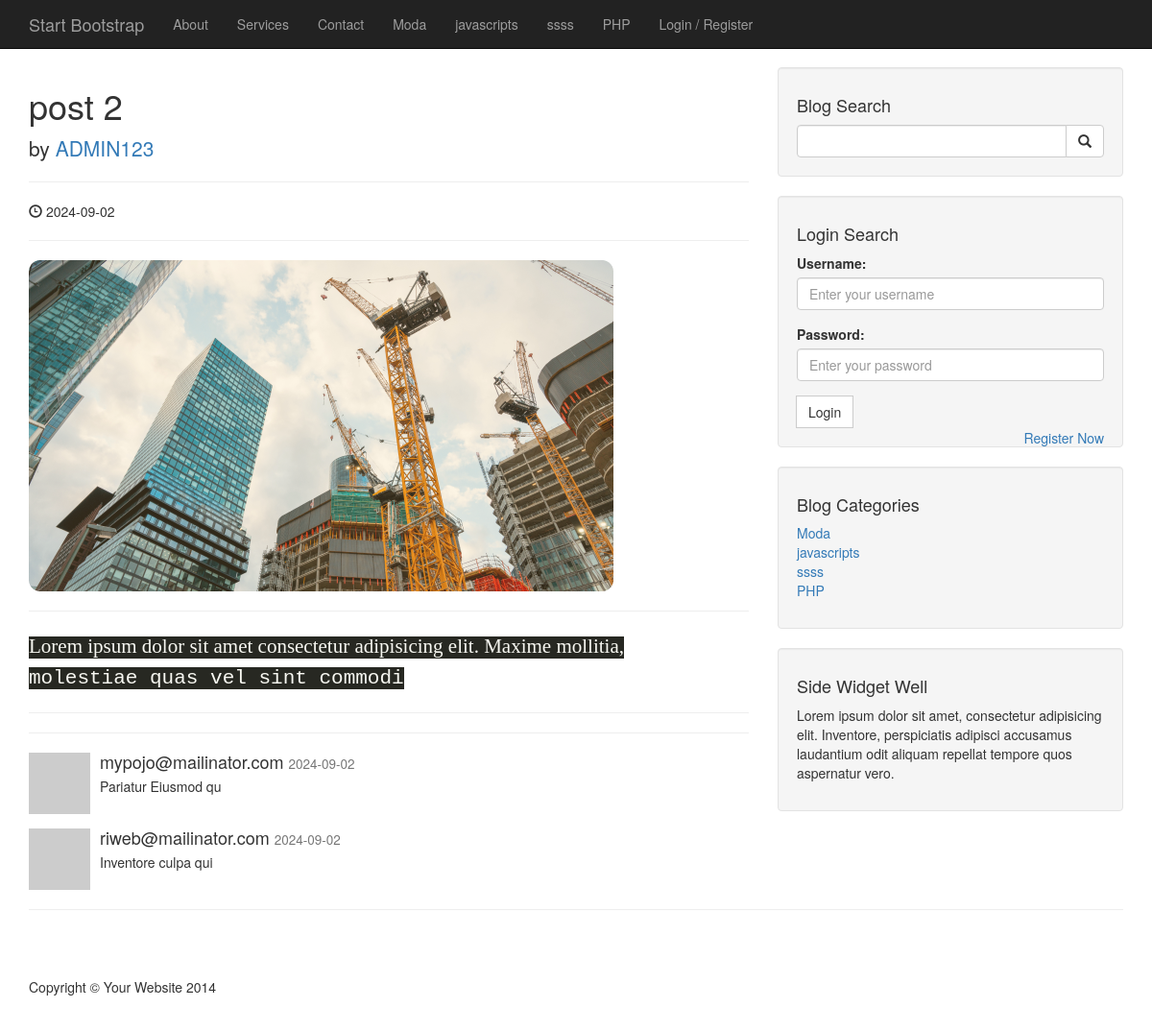
The app's page /post.php?post_id=9 with its own data.
### tables this page shows
CREATE TABLE `category` (
  `cat_id` int(11) NOT NULL,
  `cat_title` varchar(255) NOT NULL
);

CREATE TABLE `posts` (
  `post_id` int(3) NOT NULL,
  `post_cat_id` int(3) NOT NULL,
  `post_title` varchar(225) NOT NULL,
  `post_author` varchar(225) NOT NULL,
  `post_user` varchar(225) NOT NULL,
  `post_date` date NOT NULL,
  `post_image` text NOT NULL,
  `post_content` text NOT NULL,
  `post_tags` varchar(225) NOT NULL,
  `post_comment_count` int(11) NOT NULL,
  `post_status` varchar(225) NOT NULL DEFAULT 'draft',
  `post_views_count` int(11) NOT NULL
);

CREATE TABLE `comments` (
  `comment_id` int(3) NOT NULL,
  `comment_post_id` varchar(3) NOT NULL,
  `comment_author` varchar(255) NOT NULL,
  `comment_email` varchar(225) NOT NULL,
  `comment_content` text NOT NULL,
  `comment_status` varchar(225) NOT NULL,
  `comment_date` date NOT NULL
);

### includes/db.php (called while the page is built, shortened)
<?php
$connection =   mysqli_connect( DB_HOST , DB_USER , DB_PASSWORD , DB_NAME ); ;
$query = "SELECT * FROM category ";
$select_all_categories = mysqli_query($connection , $query);
$query = "SELECT * FROM category ";
$select_all_categories_sidbar = mysqli_query($connection , $query);
?>

### post.php (the view, shortened to what this page needs)
<?php
include('includes/header.php') ;
?>
<div class="container">
    <div class="row">
        <?php
if (isset($_GET['post_id'])) :
    $post_id = $_GET['post_id'];
    $query = "SELECT * FROM posts WHERE post_id = {$post_id}";
    $result = mysqli_query($connection, $query);
    if ($post_data = mysqli_fetch_assoc($result)):
?>
        <div class="col-lg-8">
            <h1><?php echo $post_data['post_title']; ?></h1>
            <p class="lead">
                by
                <a
                    href="author.php?post_author=<?= urlencode($post_data['post_author']) ?>&post_id=<?= urlencode($post_data['post_id']) ?>">
                    <?= htmlspecialchars($post_data['post_author']) ?>
                </a>
            </p>
            <hr>
            <p><span class="glyphicon glyphicon-time"></span> <?php  echo $post_data['post_date'];?></p>
            <hr>
            <img class="img-responsive" src="images/<?= $post_data['post_image'] ?>" alt=" post image">
            <hr>
            <p class="lead"><?php echo $post_data['post_content']; ?></p>
            <hr>
            <hr>
            <?php showCommentPost($post_data['post_id']) ;                                                                                                                                                                                                                                                                                                                                                                                                                                                                                                                                                                                                                                                                                                                                                                                                                                                                                                                                                                                                                                                                                 ?>
        </div>
        <?php
    endif;
endif;
    ?>
        <?php include('includes/sidebar.php') ; ?>
    </div>
    <hr>
</div>
<?php   include 'includes/footer.php';
?>

### includes/header.php (shortened to what this page needs)
<?php
include 'includes/db.php';
include 'includes/functions.php';
?>
<!DOCTYPE html>
<html lang="en">
<head>
    <link href="css/bootstrap.min.css" rel="stylesheet">
    <link href="css/blog-home.css" rel="stylesheet">
</head>
<body>
    <nav class="navbar navbar-inverse navbar-fixed-top" role="navigation">
        <div class="container">
            <div class="navbar-header">
                <a class="navbar-brand" href="index.php">Start Bootstrap</a>
            </div>
            <div class="collapse navbar-collapse" id="bs-example-navbar-collapse-1">
                <ul class="nav navbar-nav">
                    <li>
                        <a href="#">About</a>
                    </li>
                    <li>
                        <a href="#">Services</a>
                    </li>
                    <li>
                        <a href="#">Contact</a>
                    </li>
                    <?php   while($all_categories = mysqli_fetch_assoc($select_all_categories)): ?>
                    <li><a href="#"><?php echo $all_categories['cat_title']; ?></a></li>
                    <?php endwhile ; ?>
                    <li>
                        <a href="
                        <?php
                          if(isset($_SESSION['user_role'])) {
                            if($_SESSION['user_role'] == 'Admin' || $_SESSION['user_role'] == 'Subscriber' || $_SESSION['user_role'] == 'contributor') { ?>
                               login.php
                                <?php } } else{ ?>
                                 register.php
                           <?php     }
                       ?>
                        ">Login / Register</a>
                    </li>
                </ul>
            </div>
        </div>
    </nav>

### includes/functions.php (shortened to what this page needs)
<?php
function showCommentPost($comment_post_id){
    global  $connection ;
$query = "SELECT * FROM comments WHERE comment_post_id = '$comment_post_id' AND comment_status = 'Approved' ORDER BY comment_id DESC";
$select_all_comments = mysqli_query($connection , $query);
while($comment_post = mysqli_fetch_assoc($select_all_comments)) : ?>
<div class="media">
    <a class="pull-left" href="#">
        <img class="media-object" src="http://placehold.it/64x64" alt="">
    </a>
    <div class="media-body">
        <h4 class="media-heading"> <?php echo $comment_post['comment_author']; ?>
            <small><?php echo $comment_post['comment_date']; ?></small>
        </h4>
        <?php echo $comment_post['comment_content']; ?>
    </div>
</div>
<?php endwhile;
}

### includes/categories.php (shortened to what this page needs)
<div class="well">
    <h4>Blog Categories</h4>
    <div class="row">
        <div class="col-lg-6">
            <ul class="list-unstyled">
                <?php   while($all_categories_side = mysqli_fetch_assoc($select_all_categories_sidbar)): ?>
                <li><a href="#"><?php echo $all_categories_side['cat_title']; ?></a></li>
                <?php endwhile ; ?>
            </ul>
        </div>
    </div>
</div>

### css/blog-home.css (style rules this page uses)
body { padding-top: 70px; }

### records on screen
category: cat_title "Moda"
category: cat_title "javascripts"
category: cat_title "ssss"
category: cat_title "PHP"
posts: post_title "post 2", post_author "ADMIN123", post_date "2024-09-02", post_image (picture), post_content "Lorem ipsum dolor sit amet consectetur adipisicing elit. Maxime mollitia, molestiae quas vel sint commodi"
comments: comment_author "mypojo@mailinator.com", comment_date "2024-09-02", comment_content "Pariatur Eiusmod qu"
comments: comment_author "riweb@mailinator.com", comment_date "2024-09-02", comment_content "Inventore culpa qui"
